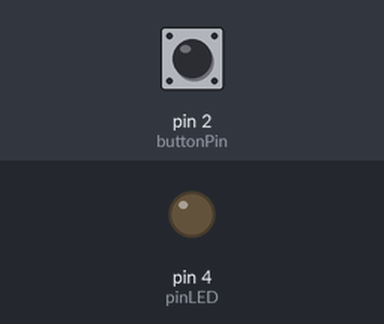
Recording of a sketch running on a simulated Arduino Uno, built with avr-gcc and run on an emulated ATmega328P. On the bench: output pins drawn as LEDs (lit = HIGH). The test bench sets the inputs (shaded band); at power-on: pin 2 (buttonPin) LOW.

Above: at 1.2 s.
1.3 s: pin 2 (buttonPin) pulled HIGH for 0.15 s
At 2.0 s:
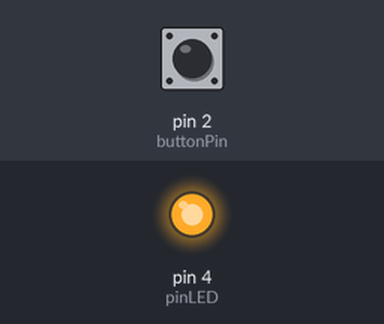
2.9 s: pin 2 (buttonPin) pulled HIGH for 1 s
At 3.2 s:
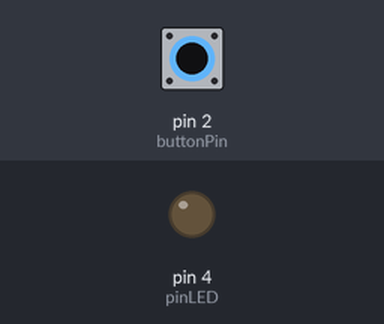
5.4 s: pin 2 (buttonPin) pulled HIGH for 3.2 s
At 6.3 s:
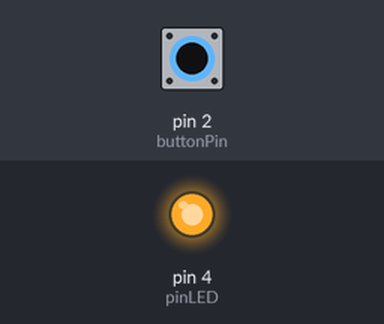
Timing chart, 0 to 8.4 s (numbered marks = the images above; inputs shaded):
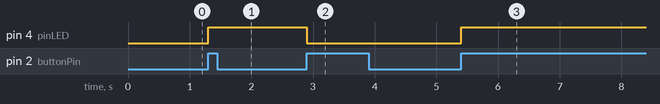

The sketch:

light_switch.ino
```cpp
const int buttonPin = 2;
const int pinLED = 4;
int currButtonState = 0;
int prevButtonState = 0;
bool buttonOn = false;

void setup()
{
  pinMode(buttonPin, INPUT);
  pinMode(pinLED, OUTPUT);
}

void loop()
{
  currButtonState = digitalRead(buttonPin);
  if(currButtonState == HIGH && currButtonState != prevButtonState){
  	buttonOn = !buttonOn;
  }
  if(buttonOn){
  	digitalWrite(pinLED, HIGH);
  }
  else{
  	digitalWrite(pinLED, LOW);
  }
  prevButtonState = currButtonState;
}
```

Measured:
- after the input at 1.3 s, pin 4 (pinLED): LOW → HIGH at once
- after the input at 2.9 s, pin 4 (pinLED): HIGH → LOW at once
- after the input at 5.4 s, pin 4 (pinLED): LOW → HIGH at once
